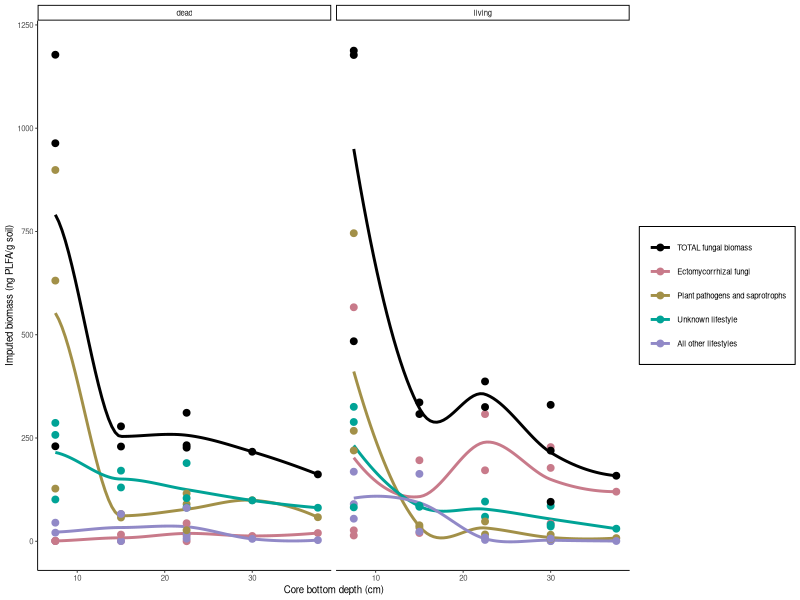
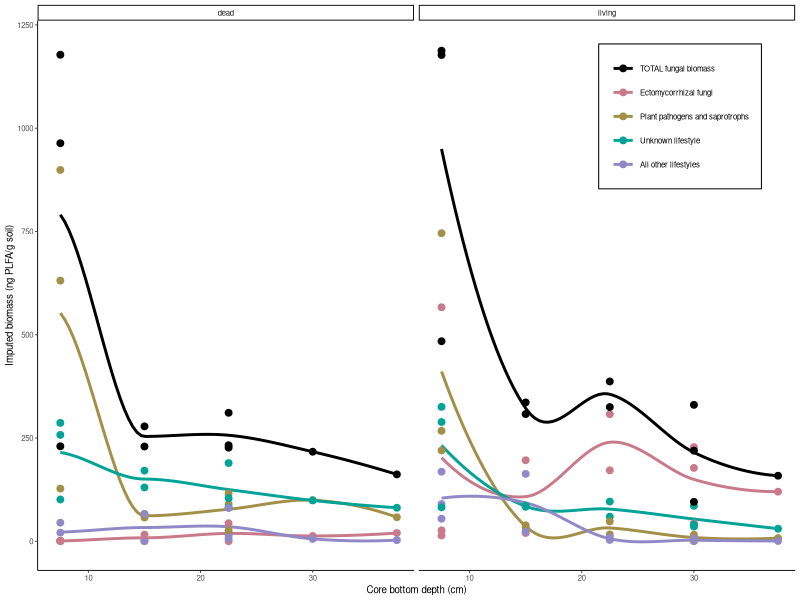
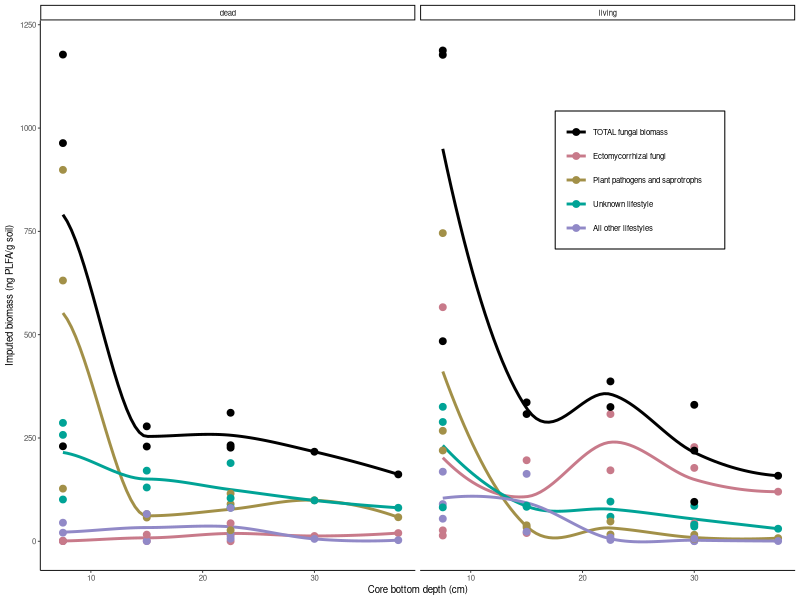
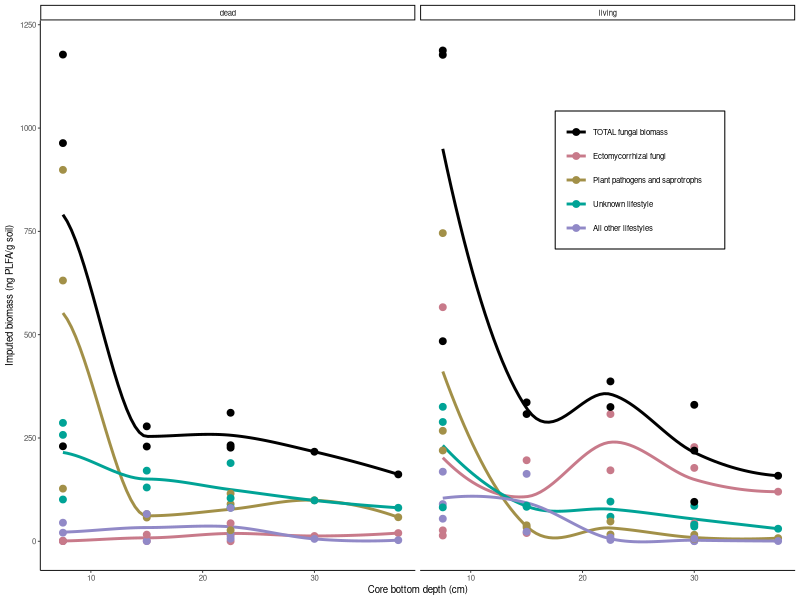
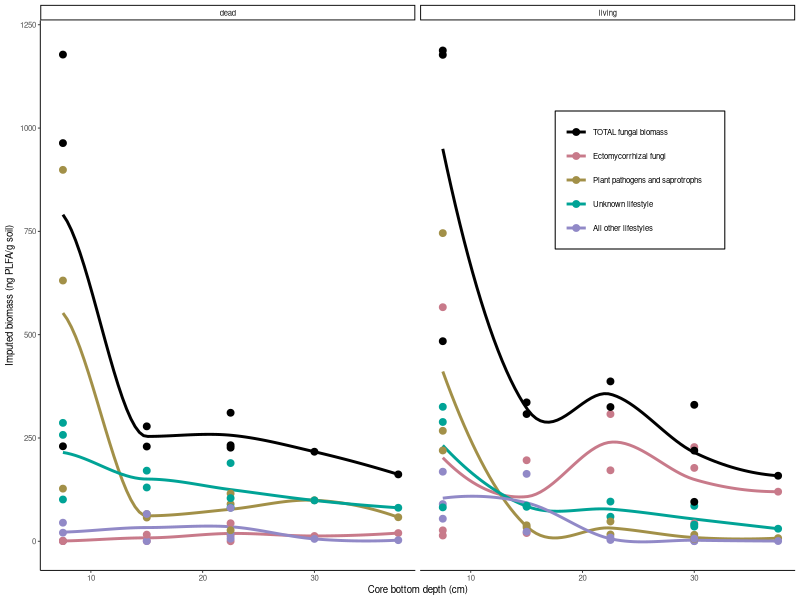
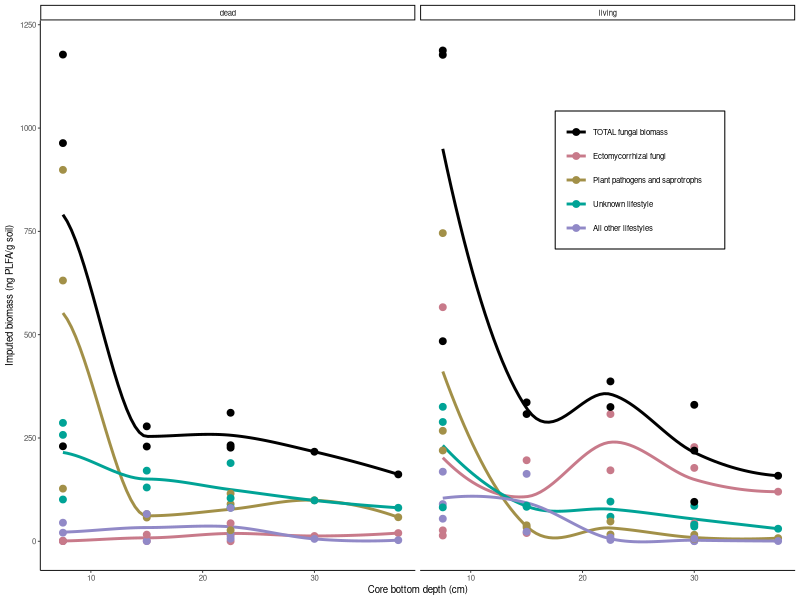
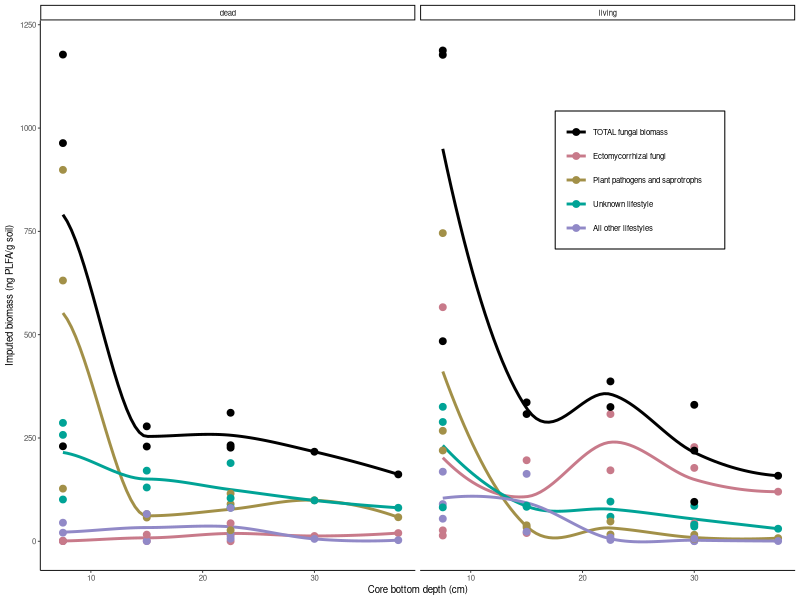

Here is the R script that generated these plots, in order:
## ---- chunk 1
knitr::opts_chunk$set(echo = TRUE)
## ---- chunk 2
library(tidyverse)
library(cowplot)
## ---- chunk 3
imputed_biomass <- read.csv("../../Analysis/Microbial Communities/Imputed Biomass/Results/RNA_based_fungal_trait_biomass_mip.csv")
## ---- chunk 4
imputed_biomass <- mutate(imputed_biomass, mass_saprotrophs_plant_pathogens = dung_saprotroph +
                               litter_saprotroph +
                               nectar.tap_saprotroph +
                               plant_pathogen +
                               pollen_saprotroph +
                               soil_saprotroph +
                               sooty_mold +
                               unspecified_saprotroph +
                               wood_saprotroph) # add column to imputed_biomass with each sample's mass sum of saprotrophs and plant pathogens
## ---- chunk 5
imputed_biomass <- mutate(imputed_biomass, other = algal_parasite + 
                        animal_parasite +
                        epiphyte + 
                        lichen_parasite + 
                        protistan_parasite +
                        unspecified +
                        arbuscular_mycorrhizal +
                        foliar_endophyte +
                        lichenized +
                        moss_symbiont +
                        root_endophyte +
                        mycoparasite) # add column to imputed_biomass with each sample's mass sum of other named lifestyles, excluding ectomycorrhizae
## ---- chunk 6
aglom_totals = mutate(imputed_biomass, sumtotal = ectomycorrhizal +
                        mass_saprotrophs_plant_pathogens +
                        NA. +
                        other)
aglom_totals = select(aglom_totals, c(sumtotal, PLFA_Total_Fungi_ng_g))
#View(aglom_totals)
## ---- chunk 7
imputed_biomass = select(imputed_biomass, c(ectomycorrhizal, mass_saprotrophs_plant_pathogens, NA., other, PLFA_Total_Fungi_ng_g, core_bottom_depth_cm, Tree_Health, DO_ID)) # select only variables used in the plot

imputed_biomass = dplyr::rename(imputed_biomass, "Ectomycorrhizal fungi" = ectomycorrhizal, "Plant pathogens and saprotrophs" = mass_saprotrophs_plant_pathogens, "All other lifestyles" = other, "Unknown lifestyle" = NA., "TOTAL fungal biomass" = PLFA_Total_Fungi_ng_g) # rename response variables for clarity in the display

imputed_biomass = pivot_longer(imputed_biomass, 1:5, names_to = "Primary Lifestyle", values_to = "biomass") # make primary lifestyle a single categorical variable

imputed_biomass$'Primary Lifestyle' <- factor(imputed_biomass$'Primary Lifestyle', levels=c('TOTAL fungal biomass', 'Ectomycorrhizal fungi', 'Plant pathogens and saprotrophs', 'Unknown lifestyle', 'All other lifestyles')) # order primary lifestyles to appear logically in the legend
## ---- chunk 8
manual_colors = c('TOTAL fungal biomass' = "black", 
                  'Ectomycorrhizal fungi' = "#C87A8A",
                  'Plant pathogens and saprotrophs' = "#A29048",
                  'Unknown lifestyle' = "#00A396",
                  'All other lifestyles' = "#9189C7") # assign colors to primary lifestyles

fig3 = ggplot(imputed_biomass, aes(x = core_bottom_depth_cm, y = biomass, color = `Primary Lifestyle`)) + 
    geom_smooth(method='loess', se = FALSE) + 
   geom_point(size = 2) +
   facet_wrap(~Tree_Health) + 
    ylab("Imputed biomass (ng PLFA/g soil)") +
    xlab("Core bottom depth (cm)") +
    xlim(7, NA) +
    ylim(-10, 1200) + theme_classic(base_size = 7) +
    scale_color_manual(values = manual_colors) +  
    theme(legend.title=element_blank(), 
        legend.box.background = element_rect(color="black"),
        legend.box.margin = margin(3, 3, 3, 3))
 

fig3
## ---- chunk 9
test = fig3 + 
  theme(legend.title=element_blank(), 
        legend.box.background = element_rect(color="black"),
        legend.box.margin = margin(3, 3, 3, 3),
        legend.position = c(.95, .95),
        legend.justification = c("right", "top"),
        legend.box.just = "right",
        legend.margin = margin(6, 6, 6, 6)
) 
test
## ---- chunk 10
legend = get_legend(fig3)

 fig3_noleg = ggplot(imputed_biomass, aes(x = core_bottom_depth_cm, y = biomass, color = `Primary Lifestyle`)) + 
    geom_smooth(method='loess', se = FALSE) + 
   geom_point(size = 2) +
   facet_wrap(~Tree_Health) + 
    ylab("Imputed biomass (ng PLFA/g soil)") +
    xlab("Core bottom depth (cm)") +
    xlim(7, NA) +
    ylim(-10, 1200) + theme_classic(base_size = 7) + theme(legend.position = "none") +
   scale_color_manual(values = manual_colors)

fig3_cow = ggdraw(fig3_noleg) + draw_grob(legend, hjust = -0.3, vjust = -0.2)
fig3_cow
## ---- chunk 11
# create the jpg figure file in this results folder and in the reports folder

# requirements: 1000 pp1 (pixels per inch), 140 mm wide
# 1 inch = 0.0393701 mm, 1 mm = 25.4 inches

ppi = 1000

w_mm = 190
hw_ratio = 5/11 # arbitrary

h_mm = w_mm*hw_ratio
w_i = w_mm/25.4
h_i = h_mm/25.4

jpeg("Results/Figure3.jpg", width = w_i * ppi, height = h_i * ppi, res = ppi)
fig3_cow
dev.off()

jpeg("../../Reports/Figure3.jpg", width = w_i * ppi, height = h_i * ppi, res = ppi)
fig3_cow
dev.off()


## ---- chunk 12
# create the png figure file in this results folder and in the reports folder

# requirements: 1000 pp1 (pixels per inch), 140 mm wide
# 1 inch = 0.0393701 mm, 1 mm = 25.4 inches

ppi = 1000

w_mm = 190
hw_ratio = 5/11 # arbitrary

h_mm = w_mm*hw_ratio
w_i = w_mm/25.4
h_i = h_mm/25.4

png("Results/Figure3.png", width = w_i * ppi, height = h_i * ppi, res = ppi)
fig3_cow
dev.off()

png("../../Reports/Figure3.png", width = w_i * ppi, height = h_i * ppi, res = ppi)
fig3_cow
dev.off()
